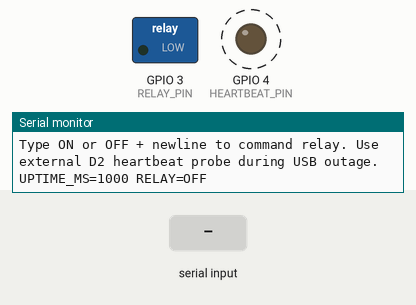
Bench run of a sketch on a simulated Seeed XIAO ESP32-C3. Shown: switched loads named in the sketch (green lamp = pin HIGH), output pins drawn as LEDs (lit = HIGH), the last lines printed to the serial monitor. Dashed ring = blinking. Inputs (shaded band) come from the test bench. EEPROM starts erased.

Above: at 1.4 s.
1.5 s: "ON\n" received over Serial
At 1.71 s:
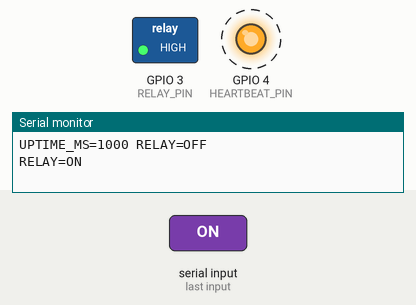
4.5 s: "OFF\n" received over Serial
At 4.71 s:
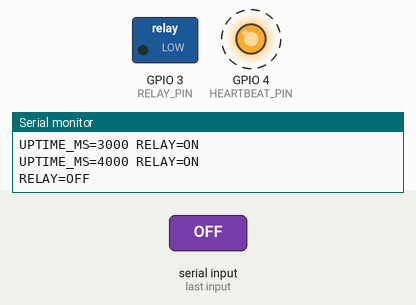
Timing chart, 0 to 13.5 s (numbered marks = the images above; inputs shaded):
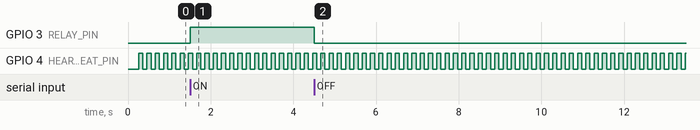

The sketch:

ups_heartbeat.ino
```cpp
// XIAO ESP32C3 UPS lab sketch; does NOT control lithium charging/switchover.
#include <Arduino.h>
#include <Preferences.h>
#include "esp_system.h"

static constexpr uint8_t RELAY_PIN = D1;       // D1 = GPIO3 on Seeed XIAO ESP32-C3
static constexpr uint8_t HEARTBEAT_PIN = D2;   // monitor with external logic analyzer
static constexpr uint32_t HB_PERIOD_MS = 100;
Preferences prefs;
uint32_t lastBlink = 0, lastReport = 0;
bool hbState = false;
bool relayState = false;

void relayOff() {
  relayState = false;
  digitalWrite(RELAY_PIN, LOW);  // transistor off
}

void setup() {
  // Configure output low before possible activation, then explicitly OFF.
  digitalWrite(RELAY_PIN, LOW);
  pinMode(RELAY_PIN, OUTPUT);
  relayOff();
  pinMode(HEARTBEAT_PIN, OUTPUT);
  digitalWrite(HEARTBEAT_PIN, LOW);

  prefs.begin("upsdiag", false);
  uint32_t boots = prefs.getUInt("boot_count", 0) + 1;
  prefs.putUInt("boot_count", boots); // once per boot only; not inside loop
  prefs.end();

  Serial.begin(115200);
  delay(250);
  Serial.printf("BOOT=%lu RESET_REASON=%d UPTIME_MS=%lu RELAY=OFF\n",
    (unsigned long)boots, (int)esp_reset_reason(), (unsigned long)millis());
  Serial.println("Type ON or OFF + newline to command relay. Use external D2 heartbeat probe during USB outage.");
}

void loop() {
  uint32_t now = millis();
  if ((uint32_t)(now - lastBlink) >= HB_PERIOD_MS) {
    lastBlink = now;
    hbState = !hbState;
    digitalWrite(HEARTBEAT_PIN, hbState ? HIGH : LOW);
  }
  if (Serial.available()) {
    String cmd = Serial.readStringUntil('\n');
    cmd.trim();
    if (cmd.equalsIgnoreCase("ON")) { digitalWrite(RELAY_PIN, HIGH); relayState = true; }
    if (cmd.equalsIgnoreCase("OFF")) { relayOff(); }
    Serial.printf("RELAY=%s\n", relayState ? "ON" : "OFF");
  }
  if ((uint32_t)(now - lastReport) >= 1000) {
    lastReport = now;
    Serial.printf("UPTIME_MS=%lu RELAY=%s\n", (unsigned long)now, relayState ? "ON" : "OFF");
  }
}
```

Measured:
- after the input at 1.5 s, GPIO 3 (RELAY_PIN): LOW → HIGH at once
- after the input at 4.5 s, GPIO 3 (RELAY_PIN): HIGH → LOW at once
- by itself, GPIO 4 (HEARTBEAT_PIN): alternates HIGH for 0.10 s and LOW for 0.10 s
